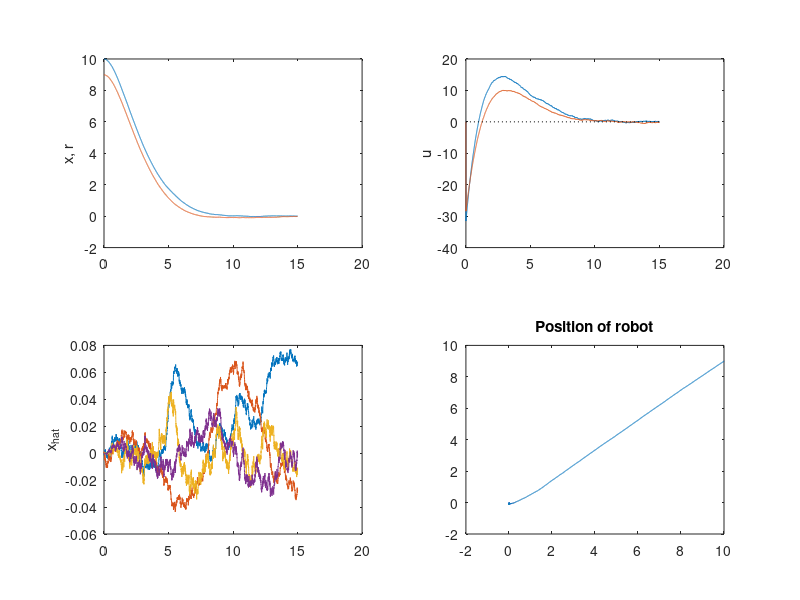

Recreate this plot in MATLAB. (Note: this script raises an error after producing the figure.)
%Discrete LQR + Kalman Filter
clear
figure(1)
clf
m = 10;
cx = 5;
cy = 3;
kx = 0;
ky = 0;

Q = .002*eye(4);
R = .001*eye(2);

N = 5000;
tf = 15;
t = linspace(0, tf, N);
dt = t(2) - t(1);
r(:,1) = linspace(0, 8, N);
r(:,2) = linspace(0, 7, N);
r(:,3) = zeros(1,N);
r(:,4) = zeros(1,N);
r = r';


A_cont = [0 0 1 0; 0 0 0 1; kx/m 0 cx/m 0; 0 ky/m 0 cy/m];
B_cont =[0 0 1/m 0; 0 0 0 1/m]';
C_cont = [1 0 0 0; 0 1 0 0];
sys_cont = ss(A_cont, B_cont, C_cont, zeros(2,2));
sys_disc = c2d(sys_cont, dt);
A = sys_disc.a;
B = sys_disc.b;
C = sys_disc.c;


x_nominal = zeros(4,N);
x_nominal(:,1) = [10 9 0 0]';
x(:,1) = [10 9 0 0]';
x_hat(:,1) = [0 0 0 0]';
x_pred(:,1) = [0 0 0 0]';

sigma_pred = zeros(4,4,N);
sigma_update = zeros(4,4,N);
lambda = zeros(4,4,N);
u = zeros(2,N);

% Q_lqr = 5*eye(4);
Q_lqr = [1 0 0 0; 0 1 0 0; 0 0 1 0; 0 0 0 1];
R_lqr = 0.1*eye(2);
[K_ss, ~, ~] = dlqr(A, B, Q_lqr, R_lqr); %K is lqr gain, P is solution to Riccatti eqn, E is eig(A-BK) of system
[L_ss, ~, ~] = dlqr(A', C', Q, R);

w = .001*randn(2, N);
v = .002*randn(2, N);
G = eye(2);
H = eye(2);


%for tracking controller
% P = zeros(4,4,N);
% s = zeros(4,4,N);
% Qf = [1 0 0 0; 0 1 0 0; 0 0 10 0; 0 0 0 10];
% s(:,N) = - Qf*r(:,N);
% for k= N:-1:2
%     P_dot= - P(:,:,k)*A - A'*P(:,:,k) + P(:,:,k)*B*inv(R_lqr)*B'*P(:,:,k)- Q_lqr;
%     s_dot= (P(:,:,k)*B*inv(R)*B'- A')*s(:,k) + Q*r(:,k);
%     P(:,:,k-1)= P(:,:,k) - P_dot*dt;
%     s(:,k-1)= s(:,k) - s_dot*dt;
% end
% 
% x_hat_plus(:,1) = [10 9 0 0]';
% P_plus(:,:,1) = zeros(4,4);
z(:,1) = [0 0]';
for k=2:N
   x_nominal(:,k) = A*x_nominal(:,k-1) + B*u(:,k-1);
   %trajectory control
%     u(:,k) = -K_ss*(x_nominal(:,k) - r(:,k)) + G*v(:,k);% - R\B'*s(:,k);
% %    u(:,k) = -K_ss*(x_hat_plus(:,k-1)) + G*v(:,k);
        u(:,k) = -K_ss*(x(:,k-1)) + G*v(:,k);
        u_error(:,k) = -K_ss*x_hat(:,k-1) + G*v(:,k-1);
%     %state estimation
%     %prediction step
    x_pred(:,k) = A*x_hat(:,k-1) + B*u_error(:,k-1);
    sigma_pred(:,:,k) = A*sigma_update(:,:,k-1)*A' + Q;
    z_err(:,k) = C*x_pred(:,k) + H*w(:,k);  %Take a measurement, plus some noise.
    
%     %update step
    S(:,:,k) = C*sigma_pred(:,:,k)*C' + R;
    L(:,:,k) = sigma_pred(:,:,k)*C'/S(:,:,k);
    x_hat(:,k) = x_pred(:,k) + L(:,:,k)*(z_err(:,k) - C*x_pred(:,k));
    sigma_update(:,:,k) = sigma_pred(:,:,k) - L(:,:,k)*C*sigma_pred(:,:,k);
    
    lambda(:,:,k) = (A-B*K_ss)*lambda(:,:,k-1)*(A-B*K_ss)'+ L(:,:,k)*C*sigma_pred(:,:,k);
    
    x(:,k) = (x_nominal(:,k) + x_hat(:,k));

% %Regular Kalman Filter.
% x_hat_minus(:,k) = A*x_hat_plus(:,k-1) + B*u(:,k-1);
% P_minus(:,:,k) = A*P_plus(:,:,k-1)*A' + Q;
% z(:,k) = C*x_nominal(:,k) + w(:,k);
% 
% K(:,:,k) = P_minus(:,:,k)*C'/(C*P_minus(:,:,k)*C' + R);
% x_hat_plus(:,k) = x_hat_minus(:,k) + K(:,:,k)*(z(:,k) - C*x_hat_minus(:,k));
% P_plus(:,:,k) = inv(P_minus(:,:,k));
%     

end


subplot(2,2,1)
% plot(t,x_nominal(1:2, :), 'k')
plot(t, x(1:2, :))
ylabel('x, r')
hold on
% plot(t,r,'r:')
subplot(2,2,2)
plot(t,u)
ylabel('u')
hold on
plot([0;15],[0;0], 'k:')
subplot(2,2,3)
plot(t, x_hat)
% plot(t, x_hat_plus)
hold on
% plot(t,r, ':')
ylabel('x_{hat}')
subplot(2,2,4)
% plot(r(1,:), r(2,:), 'k:', x_hat(1,:), x_hat(2,:))
plot(x(1,:), x(2,:))
% hold on
% plot
title('Position of robot')

hold on
for i = 1:100:N
% for i = 1:N
%     plot(x(1,i), x(2,i), 'k:', x_hat(1,i), x_hat(2,i), 'rx')
    plot_gaussian_ellipsoid([x(1, i), x(2,i)], sigma_update(1:2,1:2,i) + lambda(1:2,1:2,i), 1, 25); % mean, std dev, stdwidth (2~= .86), n points. 
end
legend('estimated position', 'error ellipse', 'Location', 'NorthWest')
% figure(2)
% plot(t, z)

figure(2)
plot(t, x_nominal)
title('x_nominal')
figure(3)
plot(t, x_hat)
title('x_error')